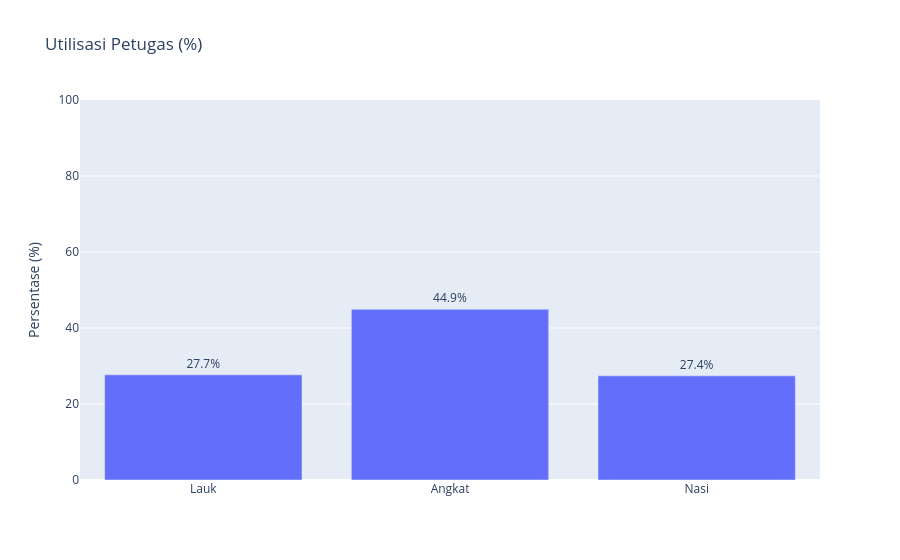

Write notebook code for a chart like this one.
### Code cell
# CELL 7 - Utilisasi

fig = go.Figure()

fig.add_trace(go.Bar(
    x=["Lauk", "Angkat", "Nasi"],
    y=[util_lauk, util_angkat, util_nasi],
    text=[f"{util_lauk:.1f}%", f"{util_angkat:.1f}%", f"{util_nasi:.1f}%"],
    textposition="outside"
))

fig.update_layout(
    title="Utilisasi Petugas (%)",
    yaxis=dict(range=[0, 100]),
    yaxis_title="Persentase (%)"
)

fig.show()

### Figure 1 — Plotly figure (JSON) as saved in the notebook; plotly's stock layout.template omitted (floating-point values rounded to 4 significant figures)
{"data": [{"text": ["27.7%", "44.9%", "27.4%"], "textposition": "outside", "type": "bar", "x": ["Lauk", "Angkat", "Nasi"], "y": [27.68, 44.92, 27.4]}], "layout": {"title": {"text": "Utilisasi Petugas (%)"}, "yaxis": {"range": [0, 100], "title": {"text": "Persentase (%)"}}}}
